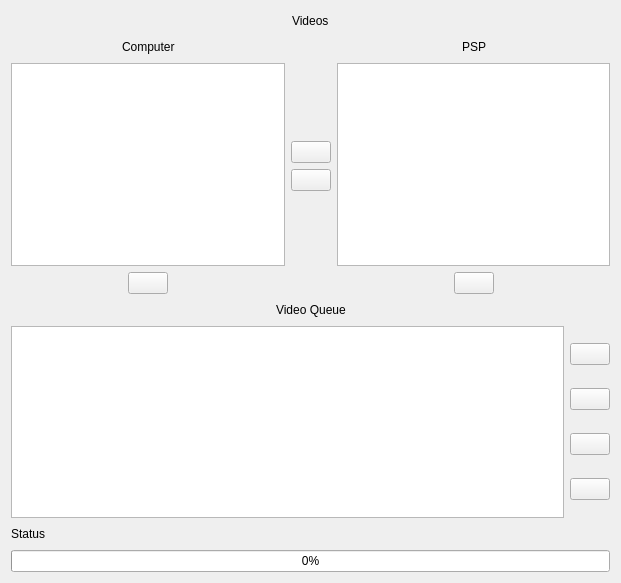
<ui version="4.0" >
 <class>VideosWidget</class>
 <widget class="QWidget" name="VideosWidget" >
  <property name="geometry" >
   <rect>
    <x>0</x>
    <y>0</y>
    <width>621</width>
    <height>583</height>
   </rect>
  </property>
  <property name="windowTitle" >
   <string>Form</string>
  </property>
  <layout class="QVBoxLayout" >
   <item>
    <layout class="QHBoxLayout" >
     <item>
      <spacer>
       <property name="orientation" >
        <enum>Qt::Horizontal</enum>
       </property>
       <property name="sizeHint" >
        <size>
         <width>221</width>
         <height>20</height>
        </size>
       </property>
      </spacer>
     </item>
     <item>
      <widget class="QLabel" name="labelTitle" >
       <property name="text" >
        <string>Videos</string>
       </property>
      </widget>
     </item>
     <item>
      <spacer>
       <property name="orientation" >
        <enum>Qt::Horizontal</enum>
       </property>
       <property name="sizeHint" >
        <size>
         <width>241</width>
         <height>20</height>
        </size>
       </property>
      </spacer>
     </item>
    </layout>
   </item>
   <item>
    <layout class="QHBoxLayout" >
     <item>
      <layout class="QVBoxLayout" >
       <item>
        <layout class="QHBoxLayout" >
         <item>
          <spacer>
           <property name="orientation" >
            <enum>Qt::Horizontal</enum>
           </property>
           <property name="sizeHint" >
            <size>
             <width>40</width>
             <height>20</height>
            </size>
           </property>
          </spacer>
         </item>
         <item>
          <widget class="QLabel" name="labelComputerVideos" >
           <property name="text" >
            <string>Computer</string>
           </property>
          </widget>
         </item>
         <item>
          <spacer>
           <property name="orientation" >
            <enum>Qt::Horizontal</enum>
           </property>
           <property name="sizeHint" >
            <size>
             <width>40</width>
             <height>20</height>
            </size>
           </property>
          </spacer>
         </item>
        </layout>
       </item>
       <item>
        <widget class="QListWidget" name="tableWidgetComputer" >
         <property name="selectionMode" >
          <enum>QAbstractItemView::ExtendedSelection</enum>
         </property>
        </widget>
       </item>
       <item>
        <layout class="QHBoxLayout" >
         <item>
          <spacer>
           <property name="orientation" >
            <enum>Qt::Horizontal</enum>
           </property>
           <property name="sizeHint" >
            <size>
             <width>40</width>
             <height>20</height>
            </size>
           </property>
          </spacer>
         </item>
         <item>
          <widget class="QPushButton" name="pushButtonRemoveComputer" >
           <property name="toolTip" >
            <string>Remove video</string>
           </property>
           <property name="text" >
            <string/>
           </property>
           <property name="icon" >
            <iconset resource="qpspmanager.qrc" >:/icons/minus.png</iconset>
           </property>
          </widget>
         </item>
         <item>
          <spacer>
           <property name="orientation" >
            <enum>Qt::Horizontal</enum>
           </property>
           <property name="sizeHint" >
            <size>
             <width>40</width>
             <height>20</height>
            </size>
           </property>
          </spacer>
         </item>
        </layout>
       </item>
      </layout>
     </item>
     <item>
      <layout class="QVBoxLayout" >
       <item>
        <spacer>
         <property name="orientation" >
          <enum>Qt::Vertical</enum>
         </property>
         <property name="sizeHint" >
          <size>
           <width>20</width>
           <height>40</height>
          </size>
         </property>
        </spacer>
       </item>
       <item>
        <widget class="QPushButton" name="pushButtonCopyToPSP" >
         <property name="toolTip" >
          <string>Copy videos to PSP</string>
         </property>
         <property name="text" >
          <string/>
         </property>
         <property name="icon" >
          <iconset resource="qpspmanager.qrc" >:/icons/1rightarrow.png</iconset>
         </property>
        </widget>
       </item>
       <item>
        <widget class="QPushButton" name="pushButtonCopyToComputer" >
         <property name="toolTip" >
          <string>Copy videos to computer</string>
         </property>
         <property name="text" >
          <string/>
         </property>
         <property name="icon" >
          <iconset resource="qpspmanager.qrc" >:/icons/1leftarrow.png</iconset>
         </property>
        </widget>
       </item>
       <item>
        <spacer>
         <property name="orientation" >
          <enum>Qt::Vertical</enum>
         </property>
         <property name="sizeHint" >
          <size>
           <width>20</width>
           <height>40</height>
          </size>
         </property>
        </spacer>
       </item>
      </layout>
     </item>
     <item>
      <layout class="QVBoxLayout" >
       <item>
        <layout class="QHBoxLayout" >
         <item>
          <spacer>
           <property name="orientation" >
            <enum>Qt::Horizontal</enum>
           </property>
           <property name="sizeHint" >
            <size>
             <width>40</width>
             <height>20</height>
            </size>
           </property>
          </spacer>
         </item>
         <item>
          <widget class="QLabel" name="labelPSP" >
           <property name="text" >
            <string>PSP</string>
           </property>
          </widget>
         </item>
         <item>
          <spacer>
           <property name="orientation" >
            <enum>Qt::Horizontal</enum>
           </property>
           <property name="sizeHint" >
            <size>
             <width>40</width>
             <height>20</height>
            </size>
           </property>
          </spacer>
         </item>
        </layout>
       </item>
       <item>
        <widget class="QListWidget" name="tableWidgetPSP" >
         <property name="selectionMode" >
          <enum>QAbstractItemView::ExtendedSelection</enum>
         </property>
        </widget>
       </item>
       <item>
        <layout class="QHBoxLayout" >
         <item>
          <spacer>
           <property name="orientation" >
            <enum>Qt::Horizontal</enum>
           </property>
           <property name="sizeHint" >
            <size>
             <width>40</width>
             <height>20</height>
            </size>
           </property>
          </spacer>
         </item>
         <item>
          <widget class="QPushButton" name="pushButtonRemovePSP" >
           <property name="toolTip" >
            <string>Remove video</string>
           </property>
           <property name="text" >
            <string/>
           </property>
           <property name="icon" >
            <iconset resource="qpspmanager.qrc" >:/icons/minus.png</iconset>
           </property>
          </widget>
         </item>
         <item>
          <spacer>
           <property name="orientation" >
            <enum>Qt::Horizontal</enum>
           </property>
           <property name="sizeHint" >
            <size>
             <width>40</width>
             <height>20</height>
            </size>
           </property>
          </spacer>
         </item>
        </layout>
       </item>
      </layout>
     </item>
    </layout>
   </item>
   <item>
    <layout class="QVBoxLayout" >
     <item>
      <layout class="QHBoxLayout" >
       <item>
        <spacer>
         <property name="orientation" >
          <enum>Qt::Horizontal</enum>
         </property>
         <property name="sizeHint" >
          <size>
           <width>40</width>
           <height>20</height>
          </size>
         </property>
        </spacer>
       </item>
       <item>
        <widget class="QLabel" name="labelQueue" >
         <property name="text" >
          <string>Video Queue</string>
         </property>
        </widget>
       </item>
       <item>
        <spacer>
         <property name="orientation" >
          <enum>Qt::Horizontal</enum>
         </property>
         <property name="sizeHint" >
          <size>
           <width>40</width>
           <height>20</height>
          </size>
         </property>
        </spacer>
       </item>
      </layout>
     </item>
     <item>
      <layout class="QHBoxLayout" >
       <item>
        <widget class="QListWidget" name="tableWidgetJobQueue" >
         <property name="selectionMode" >
          <enum>QAbstractItemView::SingleSelection</enum>
         </property>
        </widget>
       </item>
       <item>
        <layout class="QVBoxLayout" >
         <item>
          <widget class="QPushButton" name="pushButtonNewJob" >
           <property name="toolTip" >
            <string>Add video to encode</string>
           </property>
           <property name="text" >
            <string/>
           </property>
           <property name="icon" >
            <iconset resource="qpspmanager.qrc" >:/icons/plus.png</iconset>
           </property>
          </widget>
         </item>
         <item>
          <widget class="QPushButton" name="pushButtonDeleteJob" >
           <property name="toolTip" >
            <string>Remove video from queue</string>
           </property>
           <property name="text" >
            <string/>
           </property>
           <property name="icon" >
            <iconset resource="qpspmanager.qrc" >:/icons/minus.png</iconset>
           </property>
          </widget>
         </item>
         <item>
          <widget class="QPushButton" name="pushButtonStartJob" >
           <property name="toolTip" >
            <string>Start encoding</string>
           </property>
           <property name="text" >
            <string/>
           </property>
           <property name="icon" >
            <iconset resource="qpspmanager.qrc" >:/icons/play.png</iconset>
           </property>
          </widget>
         </item>
         <item>
          <widget class="QPushButton" name="pushButtonCancelJob" >
           <property name="toolTip" >
            <string>Stop Encoding</string>
           </property>
           <property name="text" >
            <string/>
           </property>
           <property name="icon" >
            <iconset resource="qpspmanager.qrc" >:/icons/stop.png</iconset>
           </property>
          </widget>
         </item>
        </layout>
       </item>
      </layout>
     </item>
     <item>
      <layout class="QVBoxLayout" >
       <item>
        <layout class="QHBoxLayout" >
         <item>
          <widget class="QLabel" name="labelJobStatus" >
           <property name="text" >
            <string>Status</string>
           </property>
          </widget>
         </item>
         <item>
          <spacer>
           <property name="orientation" >
            <enum>Qt::Horizontal</enum>
           </property>
           <property name="sizeHint" >
            <size>
             <width>261</width>
             <height>20</height>
            </size>
           </property>
          </spacer>
         </item>
        </layout>
       </item>
       <item>
        <widget class="QProgressBar" name="progressBarStatus" >
         <property name="value" >
          <number>0</number>
         </property>
        </widget>
       </item>
      </layout>
     </item>
    </layout>
   </item>
  </layout>
 </widget>
 <resources>
  <include location="qpspmanager.qrc" />
 </resources>
 <connections/>
</ui>
